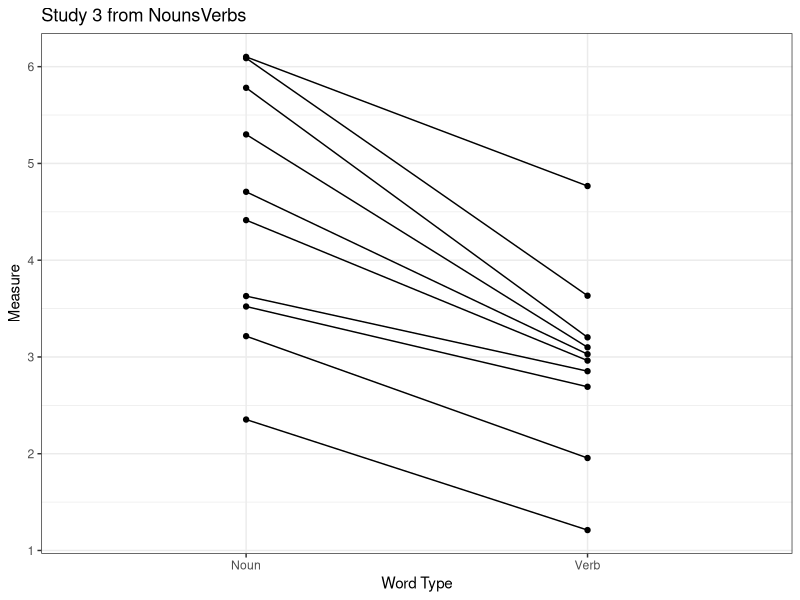
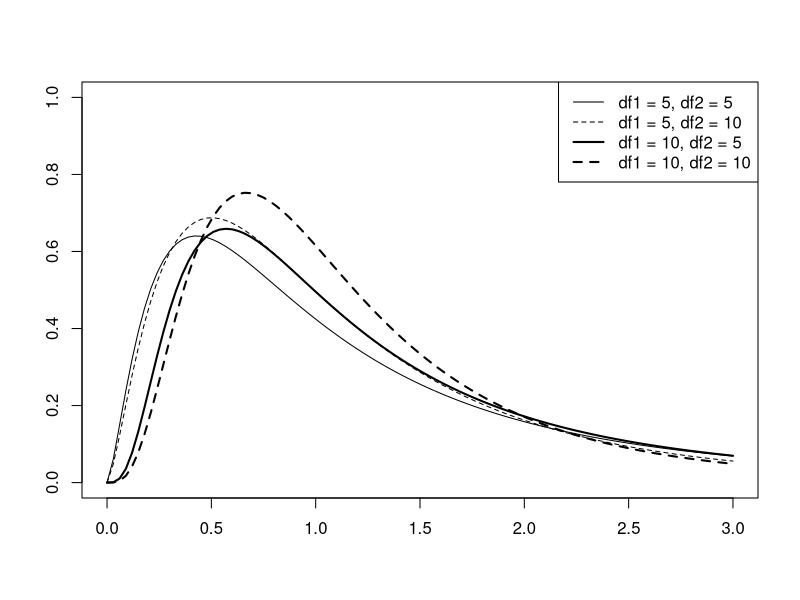
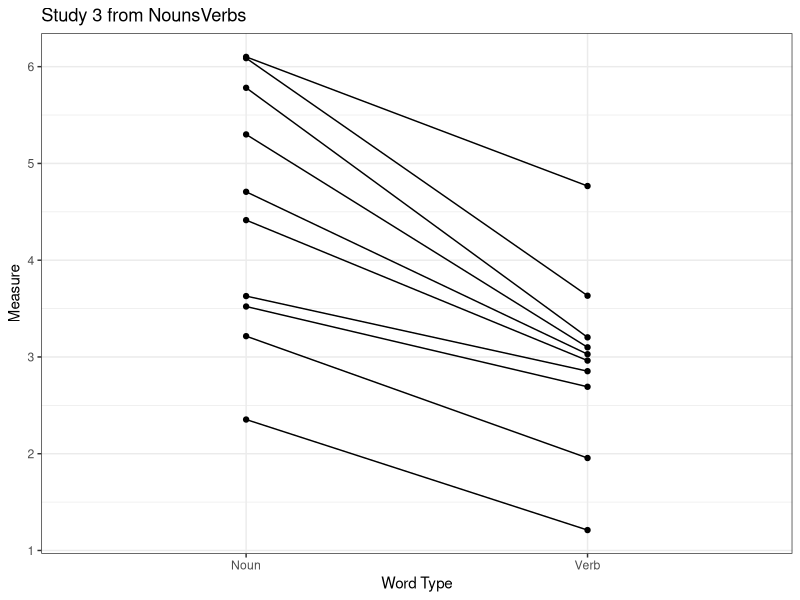

The R source for these figures, in order: (Note: this script raises an error after producing the figures.)
# Figure 1

png(filename = "ch7.figure1.png", width = 1200, height = 900, units = "px", res = 200)

plot(function(x) {df(x, df1=5, df2=5)}, xlim=c(0,3), ylim=c(0,1), ylab = "", xlab = "") 
plot(function(x) {df(x, df1=5, df2=10)}, xlim=c(0,3), add=T, lty=2) 
plot(function(x) {df(x, df1=10, df2=5)}, xlim=c(0,3), add=T, lwd=2) 
plot(function(x) {df(x, df1=10, df2=10)},
       xlim=c(0,3), add=T, lty=2, lwd=2) 
legend("topright", lty=c(1,2,1,2), lwd = c(1,1,2,2), 
       legend=c("df1 = 5, df2 = 5", "df1 = 5, df2 = 10", "df1 = 10, df2 = 5",
                    "df1 = 10, df2 = 10")) 

dev.off()

# Figure 2
library(ggplot2)

nv = read.table("NounsVerbs.txt", header = T) 
ggplot(subset(nv, Study == 3), aes(x = WordType, y = Measure)) +
  geom_point() +
  geom_line(aes(group = Participant)) +
  labs(title = "Study 3 from NounsVerbs", x = "Word Type", y = "Measure") +
  theme_bw()

ggsave(filename = "ch7.figure2.png", width = 1200, height = 900, units = "px",
       dpi = 200)

# Figure 3
library(ggplot2)

n = 30
means = c()
ses = c()
ci.upper = c()
ci.lower = c()
for(i in 1:50) {
  set.seed(i * 10)
  sample.new = rnorm(n)
  means[i] = mean(sample.new)
  ses[i] = sd(sample.new) / sqrt(n)
  ci.upper[i] = means[i] + 1.96 * ses[i]
  ci.lower[i] = means[i] - 1.96 * ses[i]
}

ci.test = data.frame(sample.mean = means, sample.se = se, 
                     ci.upper = ci.upper, ci.lower = ci.lower, x = 1:50)

means.avg = mean(means)

ci.test$includeMu = ifelse(ci.test$ci.lower > 0 | ci.test$ci.upper < 0, "No", "Yes")

ggplot(data = ci.test, mapping = aes(x = x, y = sample.mean, color = includeMu)) +
  geom_errorbar(ymin = ci.lower, ymax = ci.upper) +
  geom_hline(yintercept = 0, color = "red") +
  scale_x_continuous(labels = NULL, breaks = NULL) +
  scale_y_continuous(limits = c(-1, 1)) +
  scale_color_manual(values = c("#252525", "#cccccc")) +
  coord_flip() + labs(title = "95% CI of 50 Samples from Normal Distribution",
                      subtitle = "H0: mu = 0, sd = 1", x = "", y = "95% CI", caption = "red line = mu") +
  guides(color = guide_legend(title = "Include mu")) +
  theme_bw()

ggsave(filename = "ch7.figure3.png", width = 1200, height = 900, units = "px",
       dpi = 200)

# Figure 4
png(filename = "ch7.figure4.png", width = 1200, height = 900, units = "px", res = 200)

error.bar = function(x, y, upper, lower = upper, length = 0.1,...) { 
  if(length(x) != length(y) | length(y) !=length(lower) | 
     length(lower) != length(upper)) 
    stop("vectors must be same length") 
  arrows(x, y + upper, x, y - lower, 
         angle = 90, code = 3, length = length, ...) 
} 
sister.plot = barplot(22, ylim = c(0,30), 
                      ylab = "Mean VOT (ms)", main = "Sister vs. Martians") 
conf95 = qt(0.05/2, df = 15) * (3/sqrt(16))
error.bar(sister.plot, 22, conf95) 
abline(h = 20, lty = 2)

dev.off()

# Figure 5
sister.mean = data.frame(Speaker = "My Sister", VOT = 22)
library(ggplot2) 
ggplot(data = sister.mean, mapping = aes(x = Speaker, y = VOT)) + 
  geom_bar(fill = "white", color = "black", stat = "identity") + 	
  geom_errorbar(mapping = aes(ymin = VOT-conf95, 
                              ymax = VOT+conf95), width = 0.2) +
  theme_bw()

ggsave(filename = "ch7.figure5.png", width = 1200, height = 900, units = "px",
       dpi = 200)

# Figure 6
png(filename = "ch7.figure6.png", width = 1200, height = 900, units = "px", res = 200)

bg = read.delim("BoysGirls.txt")
study1 = subset(bg, Study == 1)
t.res1 = t.test(Measure ~ Gender, data = study1, var.equal = T) 
conf95.upper = t.res1$conf.int[2]
conf95.lower = t.res1$conf.int[1]
conf95 = (conf95.upper - conf95.lower) / 2
boys1 = subset(study1, Gender == "Boy") 
girls1 = subset(study1, Gender == "Girl")
bg.plot = barplot(abs(mean(boys1$Measure) - mean(girls1$Measure)),
                  names.arg=c("Boys vs. Girls"), ylab = "Difference", 
                  ylim = c(0, 3.5)) 	
error.bar(bg.plot, abs(mean(boys1$Measure) - mean(girls1$Measure)), 
          conf95) 

dev.off()